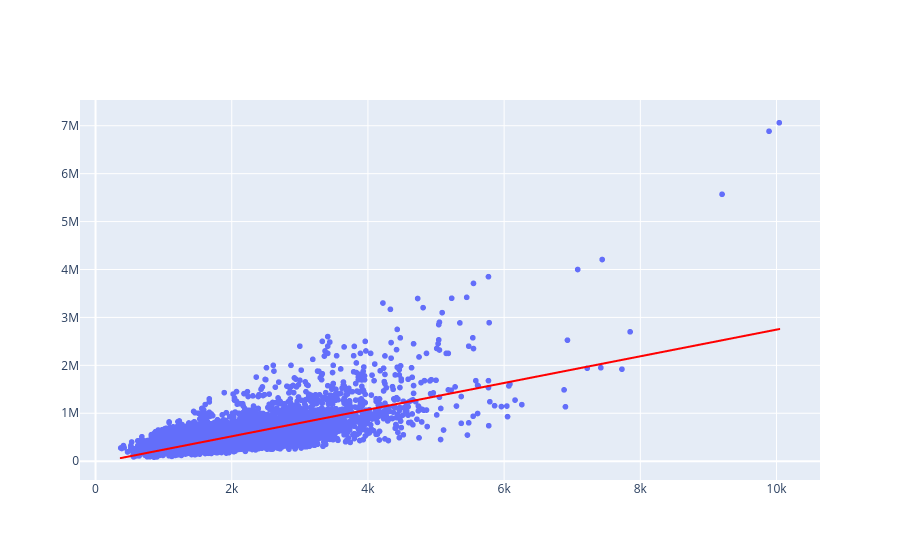

The cell this chart's notebook holds for it:
### Markdown cell above
Gráfico considerando a base de teste.

### Code cell
grafico1 = px.scatter(x = X_casas_teste.ravel(), y = y_casas_teste) # dados reais, do teste, com preço real
grafico2 = px.line(x = X_casas_teste.ravel(), y = previsoes_teste) # preço previsto, em vermelho
grafico2.data[0].line.color = 'red'
grafico3 = go.Figure(data=grafico1.data + grafico2.data)
grafico3.show()

### Figure 1 — Plotly figure (JSON) as saved in the notebook; plotly's stock layout.template omitted (floating-point values rounded to 4 significant figures; data arrays with more than 128 entries replaced by an {"elided": "..."} marker saying what was removed)
{"data": [{"hovertemplate": "x=%{x}<br>y=%{y}<extra></extra>", "legendgroup": "", "marker": {"color": "#636efa", "symbol": "circle"}, "mode": "markers", "name": "", "showlegend": false, "type": "scattergl", "x": {"elided": "6484 int values"}, "xaxis": "x", "y": {"elided": "6484 int values"}, "yaxis": "y"}, {"hovertemplate": "x=%{x}<br>y=%{y}<extra></extra>", "legendgroup": "", "line": {"color": "red", "dash": "solid"}, "marker": {"symbol": "circle"}, "mode": "lines", "name": "", "showlegend": false, "type": "scattergl", "x": {"elided": "6484 int values"}, "xaxis": "x", "y": {"elided": "6484 float values"}, "yaxis": "y"}], "layout": {"autosize": true, "xaxis": {"autorange": true, "range": [-215.1, 10630.0], "type": "linear"}, "yaxis": {"autorange": true, "range": [-494100.0, 7639000.0], "type": "linear"}}}
